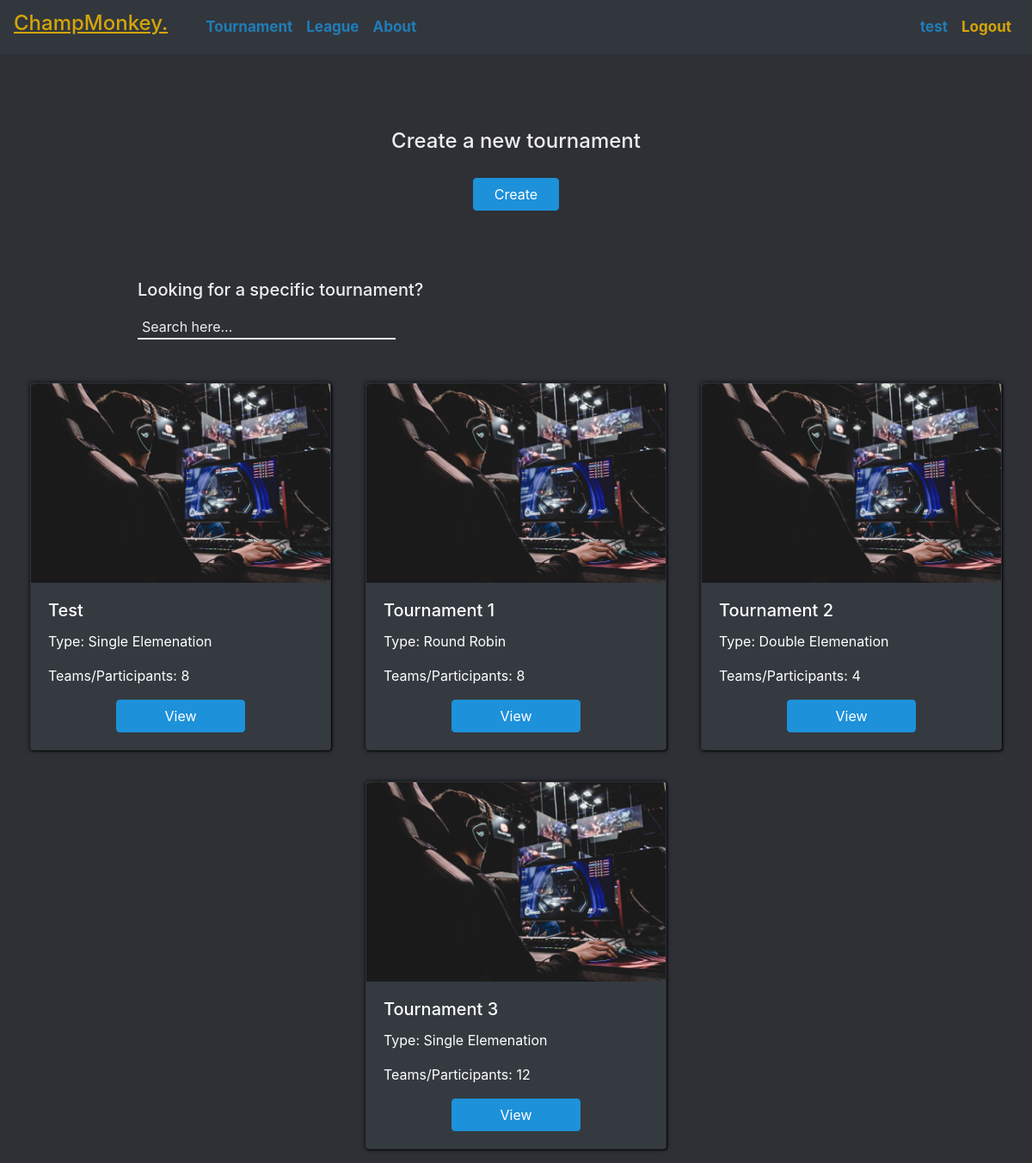
Screenshot of /tournament/ (signed in) with the database file from the repository.
### thornament/models.py (models this page shows, shortened)
class Tournament(models.Model):
    TYPE = (
        ('Single Elemenation', 'Single Elemenation'),
        ('Double Elemenation', 'Double Elemenation'),
        ('Round Robin', 'Round Robin')
        )
    tournament_name     = models.CharField(max_length=200, null=True)
    tournament_type     = models.CharField(max_length=200, null=True, choices=TYPE)
    tournament_teams    = models.IntegerField(null=True)
    tournament_seed     = models.BooleanField(default=False, null=True)
    date_created        = models.DateTimeField(auto_now_add=True, null=True)
    owner               = models.ForeignKey(User, null=True, on_delete= models.SET_NULL)

### thornament/views.py (the view)
# urls.py: path('tournament/', tournament),
@login_required(login_url='/login')
def tournament(request):
    tournaments = Tournament.objects.all()
    context = {
        'tournaments':tournaments
    }
    return render(request, 'thornament/tournament.html', context)

### thornament/templates/thornament/tournament.html (shortened to what this page needs)
{% extends 'thornament/base_userAuth.html' %}
{% load static %}
{% block content %}
<div class="tournament-generate">
    <div class="generate-button" id="button_generate">
        <h4>Create a new tournament</h4>
        <button class="btn btn-primary">Create</button>
    </div>
</div>
<div class="tournament-search">
    <div class="tournament-search-wrapper">
        <div class="tournament-search-container">
            <div class="search">
              <h5>Looking for a specific tournament?</h5>
              <input type="search" placeholder="Search here...">
            </div>
              <div class="card-container">
                {% for i in tournaments %}
                <div class="card text-white bg-dark mb-3" style="width: 20rem;">
                  <img src="/static/images/carousel_pic1.jpg" class="card-img-top">
                  <div class="card-body">
                    <h5 class="card-title">{{i.tournament_name}}</h5>
                    <p class="card-text">Type: {{i.tournament_type}}</p>
                    <p class="card-text">Teams/Participants: {{i.tournament_teams}}</p>
                    <div class="card-btn">
                      <a href="{% url 'tournamentview' i.id %}" class="btn btn-primary">View</a>
                    </div>
                  </div>
                </div>
                {% endfor %}
              </div>
        </div>
    </div>
</div>
{% endblock %}

### thornament/templates/thornament/base_userAuth.html (shortened to what this page needs)
{% load static %}
<!DOCTYPE html>
<html lang="en">
<head>
    <link rel="stylesheet" href="https://stackpath.bootstrapcdn.com/bootstrap/4.4.1/css/bootstrap.min.css">
    <link rel="stylesheet" href="https://use.fontawesome.com/releases/v5.6.1/css/all.css">
    <link rel="stylesheet" href="{% static '/css/main.css' %}">
    <link rel="stylesheet" href="{% static '/css/home.css' %}">
    <link rel="stylesheet" href="{% static '/css/form_generator.css' %}">
    <link rel="stylesheet" href="{% static '/css/mypage.css' %}">
    <link rel="stylesheet" href="{% static '/css/about.css' %}">
</head>
<body>
  <div id="main_container">
    {% include 'thornament/navbar_userAuth.html' %}
    <div id="page_content">
        {% block content %}
        {% endblock %}
    </div>
  </div>
</body>
</html>

### thornament/templates/thornament/navbar_userAuth.html (shortened to what this page needs)
<div class="navbar-wrapper">
    <nav class="navbar navbar-expand-lg navbar-dark bg-dark sticky-top">
      <a class="navbar-brand" href="/"><h4>ChampMonkey.</h4></a>
      <div class="collapse navbar-collapse" id="navbarNav">
        <ul class="navbar-nav left">
          <li class="nav-item">
            <a class="nav-link" href="/tournament">Tournament</a>
          </li>
          <li class="nav-item">
            <a class="nav-link" href="/league">League</a>
          </li>
          <li class="nav-item">
              <a class="nav-link" href="/about">About</a>
          </li>
        </ul>
        <ul class="navbar-nav right">
          <li class="nav-item">
              <a class="nav-link" href="/mypage">{{ user }}</a>
            </li>
          <li class="nav-item">
            <a class="nav-link" id="logoutUser" href="/logout">Logout</a>
          </li>
        </ul>
      </div>
    </nav>
</div>

### static/css/main.css (style rules this page uses)
html, body { margin: 0 !important; padding: 0 !important; background-color: #2e3036 !important; height: 100vh; }
#main_container { height: 100%; width: 100%; display: -webkit-box; display: -ms-flexbox; display: flex; -webkit-box-orient: vertical; -webkit-box-direction: normal; -ms-flex-direction: column; flex-direction: column; }
#main_container .navbar-wrapper .navbar { position: fixed; width: 100%; opacity: 0.8; }
#main_container .navbar-wrapper .navbar .navbar-brand { color: #ffc400; text-decoration: underline; }
#main_container .navbar-wrapper .navbar #navbarNav .right { width: 100%; -webkit-box-pack: end; -ms-flex-pack: end; justify-content: flex-end; }
#main_container .navbar-wrapper .navbar #navbarNav .right a { color: #1d91da; font-weight: bold; font-size: 17px; }
#main_container .navbar-wrapper .navbar #navbarNav .right #logoutUser { color: #ffc400; }
#main_container .navbar-wrapper .navbar #navbarNav .left { margin-left: 20px; width: 90%; }
#main_container .navbar-wrapper .navbar #navbarNav .left a { color: #1d91da; font-weight: bold; font-size: 17px; }
#main_container #page_content { height: 100%; width: 100%; display: -webkit-box; display: -ms-flexbox; display: flex; -ms-flex-wrap: wrap; flex-wrap: wrap; }

### static/css/form_generator.css (style rules this page uses)
.tournament-generate { margin-top: 150px; display: -webkit-box; display: -ms-flexbox; display: flex; -webkit-box-align: center; -ms-flex-align: center; align-items: center; -webkit-box-pack: center; -ms-flex-pack: center; justify-content: center; width: 100%; color: #eeeeee; }
.tournament-generate .generate-button { display: -webkit-box; display: -ms-flexbox; display: flex; -webkit-box-orient: vertical; -webkit-box-direction: normal; -ms-flex-direction: column; flex-direction: column; -webkit-box-pack: center; -ms-flex-pack: center; justify-content: center; -webkit-box-align: center; -ms-flex-align: center; align-items: center; }
.tournament-generate .generate-button .btn { margin-top: 20px; background-color: #1d91da; border-color: #1d91da; width: 100px; }
.tournament-search { display: -webkit-box; display: -ms-flexbox; display: flex; width: 100%; color: #eeeeee; }
.tournament-search .tournament-search-wrapper { display: -webkit-box; display: -ms-flexbox; display: flex; width: 100%; }
.tournament-search .tournament-search-wrapper .tournament-search-container { margin-top: 20px; display: -webkit-box; display: -ms-flexbox; display: flex; -webkit-box-orient: vertical; -webkit-box-direction: normal; -ms-flex-direction: column; flex-direction: column; -webkit-box-pack: center; -ms-flex-pack: center; justify-content: center; -webkit-box-align: center; -ms-flex-align: center; align-items: center; width: 100%; }
.tournament-search .tournament-search-wrapper .tournament-search-container .search { width: 75%; margin: 60px 0 30px 20px; }
.tournament-search .tournament-search-wrapper .tournament-search-container .search input { margin-top: 10px; padding-left: 5px; width: 300px; border: none; background: transparent; border-bottom: 2px solid #eeeeee; color: #eeeeee; }
.tournament-search .tournament-search-wrapper .tournament-search-container .search input::placeholder { color: #eeeeee; }
.tournament-search .tournament-search-wrapper .tournament-search-container .card-container { display: -webkit-box; display: -ms-flexbox; display: flex; -webkit-box-pack: center; -ms-flex-pack: center; justify-content: center; -webkit-box-align: center; -ms-flex-align: center; align-items: center; -ms-flex-wrap: wrap; flex-wrap: wrap; }
.tournament-search .tournament-search-wrapper .tournament-search-container .card-container .card { margin: 20px; width: auto !important; max-width: 350px; -webkit-box-shadow: 0px 0px 5px #09090a, 1px 1px 2px #09090a; box-shadow: 0px 0px 5px #09090a, 1px 1px 2px #09090a; }
.tournament-search .tournament-search-wrapper .tournament-search-container .card-container .card .card-body { -webkit-box-pack: start; -ms-flex-pack: start; justify-content: flex-start; text-align: start; }
.tournament-search .tournament-search-wrapper .tournament-search-container .card-container .card .card-body .card-btn { width: 100%; display: -webkit-box; display: -ms-flexbox; display: flex; -webkit-box-pack: center; -ms-flex-pack: center; justify-content: center; }
.tournament-search .tournament-search-wrapper .tournament-search-container .card-container .card .card-body .card-btn .btn { background-color: #1d91da; border-color: #1d91da; width: 150px; }

### rows the page displays
Tournament: tournament_name "Test", tournament_type "Single Elemenation", tournament_teams "8"
Tournament: tournament_name "Tournament 1", tournament_type "Round Robin", tournament_teams "8"
Tournament: tournament_name "Tournament 2", tournament_type "Double Elemenation", tournament_teams "4"
Tournament: tournament_name "Tournament 3", tournament_type "Single Elemenation", tournament_teams "12"

### other values shown
{{ user }} "test"
